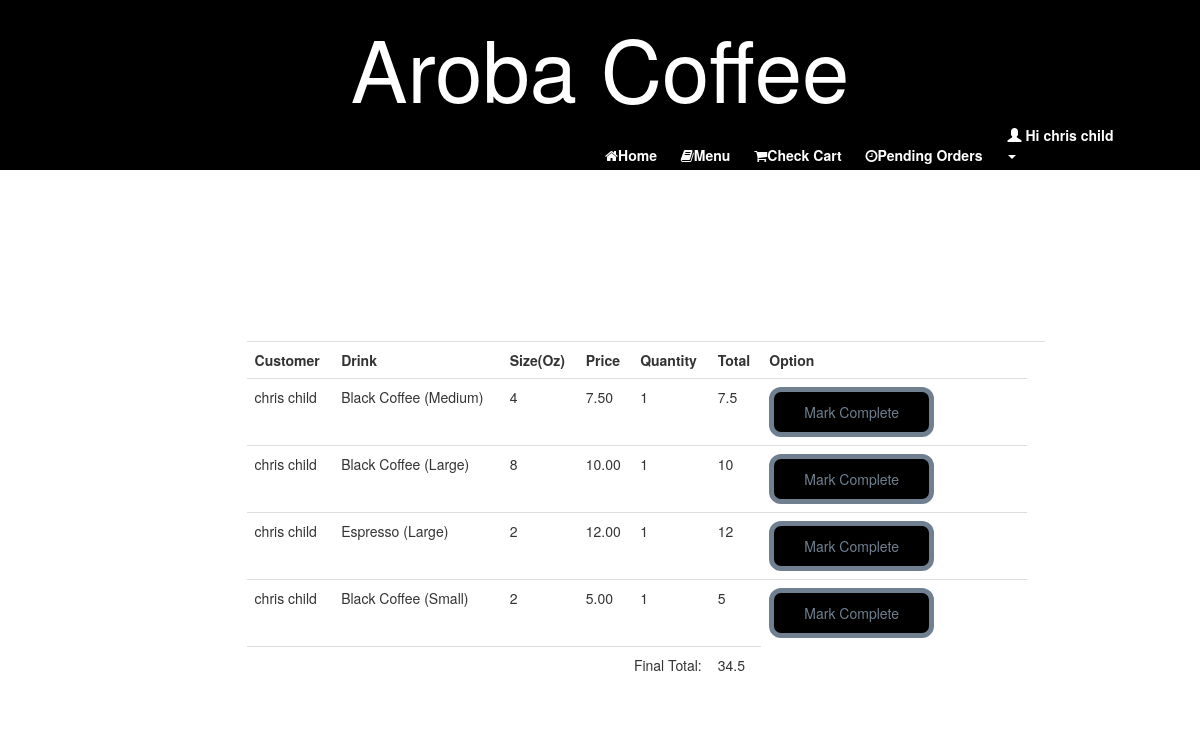
The page /processorders.php (signed in) on the database its author committed.
### tables this page shows
CREATE TABLE `users` (
  `user_id` int(10) UNSIGNED NOT NULL,
  `username` varchar(255) NOT NULL,
  `password` varchar(255) NOT NULL,
  `display_name` varchar(255) NOT NULL,
  `created_at` timestamp NOT NULL DEFAULT CURRENT_TIMESTAMP,
  `updated_at` timestamp NULL DEFAULT NULL
);

CREATE TABLE `orders` (
  `order_id` int(10) UNSIGNED NOT NULL,
  `user_id` int(10) NOT NULL,
  `product_id` int(10) NOT NULL,
  `quantity` int(10) NOT NULL,
  `completed` tinyint(1) NOT NULL DEFAULT '0',
  `created_at` timestamp NOT NULL DEFAULT CURRENT_TIMESTAMP,
  `updated_at` timestamp NULL DEFAULT NULL,
  `display_name` varchar(25) NOT NULL
);

CREATE TABLE `products` (
  `product_id` int(10) UNSIGNED NOT NULL,
  `display_name` varchar(255) NOT NULL,
  `price` decimal(4,2) NOT NULL,
  `size` tinyint(2) NOT NULL COMMENT 'size in ounces',
  `created_at` timestamp NOT NULL DEFAULT CURRENT_TIMESTAMP,
  `updated_at` timestamp NULL DEFAULT NULL
);

### processorders.php (the view, shortened to what this page needs)
<?php
include_once 'dbconnect.php';
?>
<!doctype html>
<html>
    <head>
        <link rel="stylesheet" href="https://maxcdn.bootstrapcdn.com/bootstrap/3.3.7/css/bootstrap.min.css">
        <link rel="stylesheet" type="text/css" href="https://cdnjs.cloudflare.com/ajax/libs/font-awesome/4.7.0/css/font-awesome.min.css">
        <link rel="stylesheet" href="style.css" type="text/css" />
    </head>
  <body>
      <?php
      include_once "navbar.php";
      ?>
      <main>
        <div class="container">
          <div class="table-responsive">
            <?php
            $c = $conn->query("SELECT * FROM orders");
            $count = $c->num_rows;
            if($count> 0){
            ?>
            <table class="table">
            <thead?
                <tr>
                  <th><strong>Customer</strong></th>
                  <th><strong>Drink</strong></th>
                  <th><strong>Size(Oz)</strong></th>
                  <th><strong>Price</strong></th>
                  <th><strong>Quantity</strong></th>
                  <th><strong>Total</strong></th>
                  <th><strong>Option</strong></th>
                  <th></th>
                  <?php
                    $k=0;
                    while($grab = $c->fetch_assoc()){
                         $l = $conn->query("SELECT user.* FROM users AS user WHERE user_id IN (SELECT user_id FROM orders WHERE order_id = ".$grab['order_id'].")");
                          $u = $l->fetch_array();
                          $r = $conn->query("SELECT prod.* FROM products AS prod WHERE product_id IN (SELECT product_id FROM orders WHERE order_id = ".$grab['order_id'].")");
                          $prod = $r->fetch_array();
                          $k += $prod['price'] * $grab['quantity'];
                          ?>
                    <tr>
                      <td><?php echo $u['display_name']; ?></td>
                      <td><?php echo $prod['display_name'];?></td>
                      <td><?php echo $prod['size']; ?></td>
                      <td><?php echo $prod['price'];?></td>
                      <td><?php echo $grab['quantity'];?></td>
                      <td><?php echo $prod['price'] * $grab['quantity']; ?></td>
                       <td> <form method="POST" action="<?php echo $_SERVER['PHP_SELF']; ?>">
                        <input type="submit" class = "Mark order complete btn btn-info" name="order" id="order" value="Mark Complete">
                      </form></td>
                      </tr>
                      <?php
                            }
                      ?>
                    <tr>
                       <td colspan = "5" align ="right"> Final Total: </td>
                       <td  align="left"><?php echo $k; ?></td>
                    </tr>
              </table>
              <?php
            }
            ?>
                  <br>
          </div>
        </div>
      </main>
  </body>
</html>

### navbar.php (shortened to what this page needs)
<?php
  include_once "dbconnect.php";
  $v = "SELECT * FROM user_roles WHERE user_id=".$_SESSION['user_id'];
   $d = $conn->query($v);
    $user = $d->fetch_array();
    $query = $conn->query("SELECT * FROM users WHERE user_id=".$_SESSION['user_id']);
    $userRow =$query->fetch_array();
  ?>
        <div id ="navbar">
          <div class = "row">
              <div class = "brandname">
                  <h1> Aroba Coffee</h1>
              </div>
               <ul class = "main-nav nav navbar-nav navbar-right">
                  <div class = "hmlg">
                   <li>
                        <a href = "home.php "> <span><i class="fa fa-home" aria-hidden="true"></i></span>Home</a>
                      </li>
                  <?php
                    if($user['role']=='customer'){
                      ?>
                      <li><a href = "menu.php "> <span><i class="fa fa-book" aria-hidden="true"></i></span>Menu</a></li>
                      <li><a href = "cart.php"> <span><i class="fa fa-shopping-cart" aria-hidden="true"></i></span>Check Cart</a></li>
                     <li><a href = "orders.php"><i class="fa fa-clock-o" aria-hidden="true"></i></span>Pending Orders</a></li>
                     <?php
                   } else{
                    ?>
                      <li><a href = "processorders.php"><i class="fa fa-clock-o" aria-hidden="true"></i></span>Process Orders</a></li>
                      <?php } ?>
                      <li class="dropdown">
                            <a href="#" class="dropdown-toggle" data-toggle="dropdown" role="button" aria-haspopup="true" aria-expanded="false" >
                                <span class="glyphicon glyphicon-user"></span>&nbsp;Hi <?php echo $userRow['display_name']; ?>&nbsp; <span class="caret"></span>
                            </a>
                        </li>
                  </div>
               </ul>
          </div>
      </div>

### style.css (style rules this page uses)
* { margin:0; padding:0; }
body { background-image: url('./image/coffeepic.jpg'); }
#navbar { width: 100%; height: 170px; background-color: black; color: white; }
.main-nav { list-style: none; float: right; margin-top: 1px; }
.main-nav li { display: inline-block; margin-left:20px; }
.main-nav li a { color: white; text-decoration: none; font-size: 100%; font-weight: bold; margin-top: 50px; }
h1 { text-align: center; font-size: 85px }
.btn { background-color: black; border: 5px solid #708090; padding: 10px 30px; color: #708090 ; text-decoration: none; border-radius: 12px; margin-right: 69px; }
.hmlg { margin-right: 100px; }
table { background: white; border-radius: 10px; width: 200px; resize:both; overflow: auto; }
.table-responsive { width: 70%; ; margin-left: 19%; margin-top: 15%; }
.dropdown-toggle { margin-left: 1%; }

### rows shown on the page
users: display_name "chris child"
orders: user.display_name "chris child", product.display_name "Black Coffee (Medium)", product.size "4", product.price "7.50", quantity "1", $prod['price'] * $grab['quantity'] "7.5"
orders: user.display_name "chris child", product.display_name "Black Coffee (Large)", product.size "8", product.price "10.00", quantity "1", $prod['price'] * $grab['quantity'] "10"
orders: user.display_name "chris child", product.display_name "Espresso (Large)", product.size "2", product.price "12.00", quantity "1", $prod['price'] * $grab['quantity'] "12"
orders: user.display_name "chris child", product.display_name "Black Coffee (Small)", product.size "2", product.price "5.00", quantity "1", $prod['price'] * $grab['quantity'] "5"

### other values the page prints
$k "34.5"
